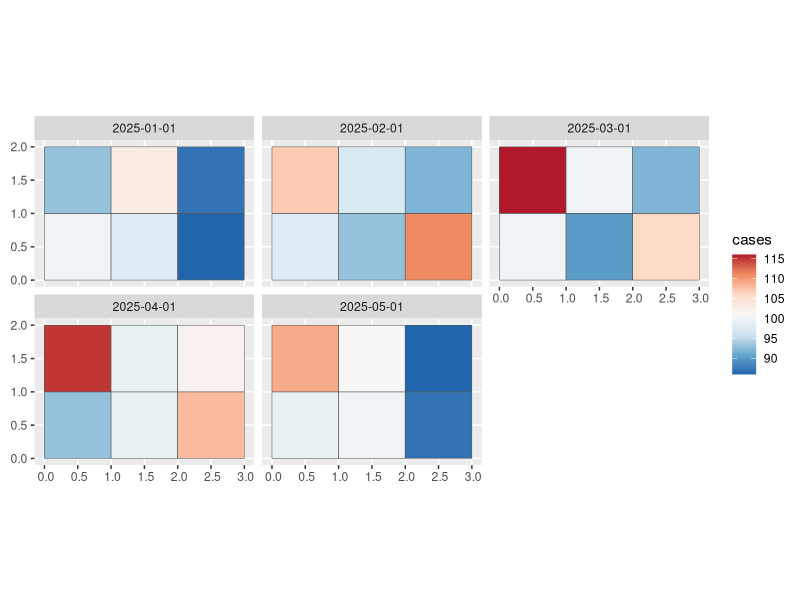

Write R code to recreate this figure.
## ---- chunk 1
knitr::opts_chunk$set(fig.align = "center", eval = TRUE)
knitr::opts_chunk$set(fig.height = 6.5, fig.width = 7.5, dpi = 90, out.width = '100%')
knitr::opts_chunk$set(comment = "#>")
## ---- chunk 2
library(stars)
library(ggplot2)
## ---- chunk 3
set.seed(10)
space <- st_make_grid(cellsize = c(1, 1), offset = c(0, 0), n = c(3, 2))
time <- seq(as.Date("2025-01-01"), by = "1 month", length.out = 5)
## ---- chunk 4
cases <- matrix(rpois(30, 100), nrow = 6, ncol = 5)
temperature <- matrix(rnorm(30), nrow = 6, ncol = 5)
precipitation <- matrix(rnorm(30), nrow = 6, ncol = 5)
## ---- chunk 5
stdata <- st_as_stars(
  cases = cases, temperature = temperature, precipitation = precipitation,
  dimensions = st_dimensions(geometry = space, time = time)
)
stdata
## ---- chunk 6
ggplot() +
    geom_stars(aes(fill = cases), data = stdata) +
    facet_wrap(~ time) +
    scale_fill_distiller(palette = "RdBu")
## ---- chunk 7
stdata["population"] <- rep(rpois(6, 1000), each = 6)
stdata
